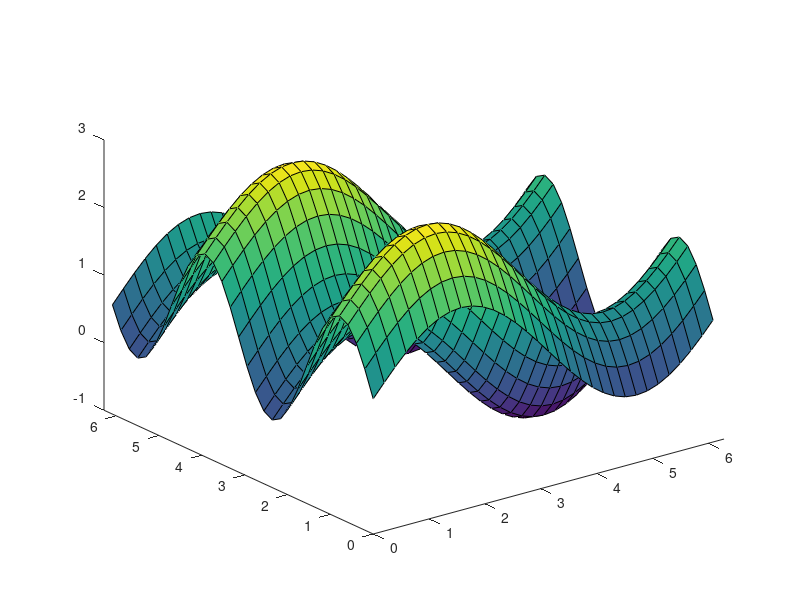

Recreate this plot in MATLAB. (Note: this script raises an error after producing the figure.)
% h2d.m, solving u_t=Delta u by FFT 
n=32; dx=2*pi/n; dy=dx; x=0:dx:2*pi-dx; y=x; [X Y]=meshgrid(x,y); 
eta=1; h=0.1; mu=zeros(n,n); % holds F-multipliers 
for j1=1:n; k1=j1-n/2-1; % fill multiplier matrix mu as if fft(u) was centered 
    for j2=1:n; k2=j2-n/2-1;ks=k1*k1+k2*k2; 
        mu(j1,j2)=(1-(1-eta)*ks^2*h)/(1+eta*ks^2*h);
    end
end
mu=fftshift(mu); % now adapt mu to true fft
u0=1+sin(X)+sin(2*Y); umin=min(min(u0)); umax=max(max(u0));
clf;surf(X,Y,u0); axis([0 2*pi 0 2*pi umin umax]); grid off;
more=1;u=u0; uf=fft2(u); more=askmore(more);
while more==1 % integration loop
  uf=mu.*uf;  % actual integration, next line for plotting
  u=ifft2(uf); surf(X,Y,real(u)); grid off;
  more=askmore(more);
end

